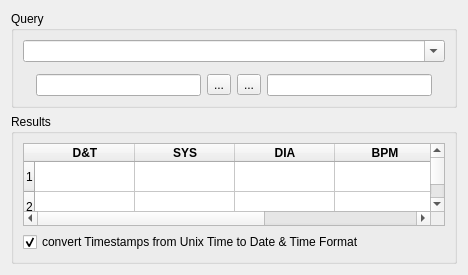
<?xml version="1.0" encoding="UTF-8"?>
<ui version="4.0">
 <class>Dialog_SQL</class>
 <widget class="QDialog" name="Dialog_SQL">
  <property name="geometry">
   <rect>
    <x>0</x>
    <y>0</y>
    <width>468</width>
    <height>275</height>
   </rect>
  </property>
  <property name="windowTitle">
   <string>Data Analyzer</string>
  </property>
  <property name="windowIcon">
   <iconset resource="../obpm.qrc">
    <normaloff>:/png/png/analyze.png</normaloff>:/png/png/analyze.png</iconset>
  </property>
  <property name="modal">
   <bool>true</bool>
  </property>
  <layout class="QVBoxLayout" name="verticalLayout">
   <item>
    <widget class="QGroupBox" name="groupBox_query">
     <property name="title">
      <string>Query</string>
     </property>
     <layout class="QVBoxLayout" name="verticalLayout_3">
      <item>
       <widget class="QComboBox" name="comboBox">
        <property name="toolTip">
         <string>enter sql query and press return</string>
        </property>
        <property name="editable">
         <bool>true</bool>
        </property>
       </widget>
      </item>
      <item>
       <layout class="QHBoxLayout" name="horizontalLayout">
        <property name="topMargin">
         <number>6</number>
        </property>
        <item>
         <widget class="QLabel" name="label_1">
          <property name="text">
           <string notr="true"/>
          </property>
          <property name="pixmap">
           <pixmap resource="../obpm.qrc">:/png/png/unixtime.png</pixmap>
          </property>
         </widget>
        </item>
        <item>
         <widget class="QLineEdit" name="lineEdit_unixtime">
          <property name="toolTip">
           <string>unix timestamp (0...n)</string>
          </property>
          <property name="inputMask">
           <string notr="true"/>
          </property>
          <property name="maxLength">
           <number>10</number>
          </property>
          <property name="alignment">
           <set>Qt::AlignCenter</set>
          </property>
         </widget>
        </item>
        <item>
         <widget class="QToolButton" name="toolButton_ut2dt">
          <property name="toolTip">
           <string>convert unix timestamp to date &amp; time</string>
          </property>
          <property name="text">
           <string notr="true">...</string>
          </property>
          <property name="icon">
           <iconset resource="../obpm.qrc">
            <normaloff>:/png/png/right.png</normaloff>:/png/png/right.png</iconset>
          </property>
         </widget>
        </item>
        <item>
         <widget class="QToolButton" name="toolButton_dt2ut">
          <property name="toolTip">
           <string>convert date &amp; time to unix timestamp</string>
          </property>
          <property name="text">
           <string notr="true">...</string>
          </property>
          <property name="icon">
           <iconset resource="../obpm.qrc">
            <normaloff>:/png/png/left.png</normaloff>:/png/png/left.png</iconset>
          </property>
         </widget>
        </item>
        <item>
         <widget class="QLineEdit" name="lineEdit_datetime">
          <property name="toolTip">
           <string>date &amp; time (dd.mm.yyyy hh:mm)</string>
          </property>
          <property name="inputMask">
           <string notr="true"/>
          </property>
          <property name="maxLength">
           <number>16</number>
          </property>
          <property name="alignment">
           <set>Qt::AlignCenter</set>
          </property>
         </widget>
        </item>
        <item>
         <widget class="QLabel" name="label_2">
          <property name="text">
           <string notr="true"/>
          </property>
          <property name="pixmap">
           <pixmap resource="../obpm.qrc">:/png/png/datetime.png</pixmap>
          </property>
         </widget>
        </item>
       </layout>
      </item>
     </layout>
    </widget>
   </item>
   <item>
    <widget class="QGroupBox" name="groupBox_results">
     <property name="title">
      <string>Results</string>
     </property>
     <layout class="QVBoxLayout" name="verticalLayout_2">
      <item>
       <widget class="QTableWidget" name="tableWidget">
        <property name="editTriggers">
         <set>QAbstractItemView::NoEditTriggers</set>
        </property>
        <property name="sortingEnabled">
         <bool>true</bool>
        </property>
        <row>
         <property name="text">
          <string notr="true">1</string>
         </property>
        </row>
        <row>
         <property name="text">
          <string notr="true">2</string>
         </property>
        </row>
        <row>
         <property name="text">
          <string notr="true">3</string>
         </property>
        </row>
        <row>
         <property name="text">
          <string notr="true">4</string>
         </property>
        </row>
        <row>
         <property name="text">
          <string notr="true">5</string>
         </property>
        </row>
        <column>
         <property name="text">
          <string>D&amp;T</string>
         </property>
         <property name="font">
          <font>
           <weight>75</weight>
           <bold>true</bold>
          </font>
         </property>
         <property name="icon">
          <iconset resource="../obpm.qrc">
           <normaloff>:/png/png/time.png</normaloff>:/png/png/time.png</iconset>
         </property>
        </column>
        <column>
         <property name="text">
          <string notr="true">SYS</string>
         </property>
         <property name="font">
          <font>
           <weight>75</weight>
           <bold>true</bold>
          </font>
         </property>
         <property name="icon">
          <iconset resource="../obpm.qrc">
           <normaloff>:/png/png/sys.png</normaloff>:/png/png/sys.png</iconset>
         </property>
        </column>
        <column>
         <property name="text">
          <string notr="true">DIA</string>
         </property>
         <property name="font">
          <font>
           <weight>75</weight>
           <bold>true</bold>
          </font>
         </property>
         <property name="icon">
          <iconset resource="../obpm.qrc">
           <normaloff>:/png/png/dia.png</normaloff>:/png/png/dia.png</iconset>
         </property>
        </column>
        <column>
         <property name="text">
          <string notr="true">BPM</string>
         </property>
         <property name="font">
          <font>
           <weight>75</weight>
           <bold>true</bold>
          </font>
         </property>
         <property name="icon">
          <iconset resource="../obpm.qrc">
           <normaloff>:/png/png/bpm.png</normaloff>:/png/png/bpm.png</iconset>
         </property>
        </column>
        <column>
         <property name="text">
          <string notr="true">MSG</string>
         </property>
         <property name="font">
          <font>
           <weight>75</weight>
           <bold>true</bold>
          </font>
         </property>
         <property name="icon">
          <iconset resource="../obpm.qrc">
           <normaloff>:/png/png/notes.png</normaloff>:/png/png/notes.png</iconset>
         </property>
        </column>
       </widget>
      </item>
      <item>
       <widget class="QCheckBox" name="checkBox">
        <property name="toolTip">
         <string>change timestamp format</string>
        </property>
        <property name="text">
         <string>convert Timestamps from Unix Time to Date &amp;&amp; Time Format</string>
        </property>
        <property name="checked">
         <bool>true</bool>
        </property>
       </widget>
      </item>
     </layout>
    </widget>
   </item>
  </layout>
 </widget>
 <resources>
  <include location="../obpm.qrc"/>
 </resources>
 <connections/>
</ui>
